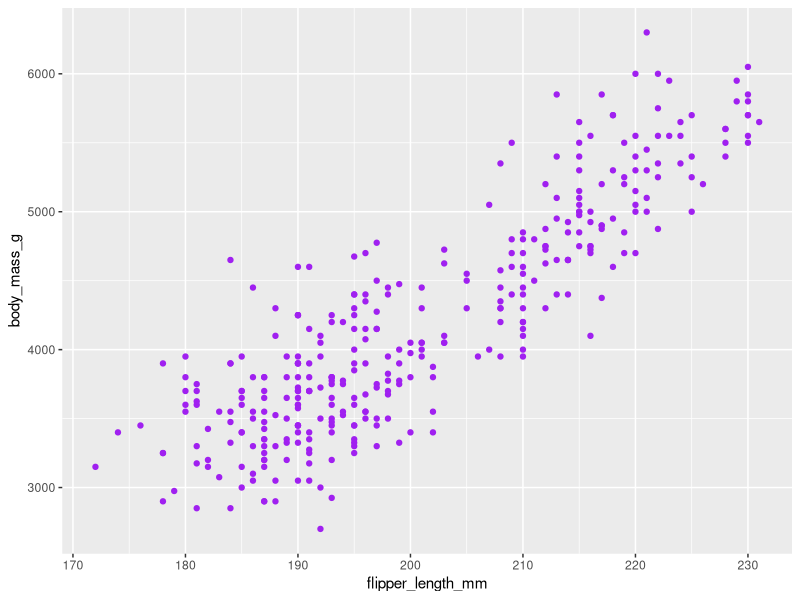
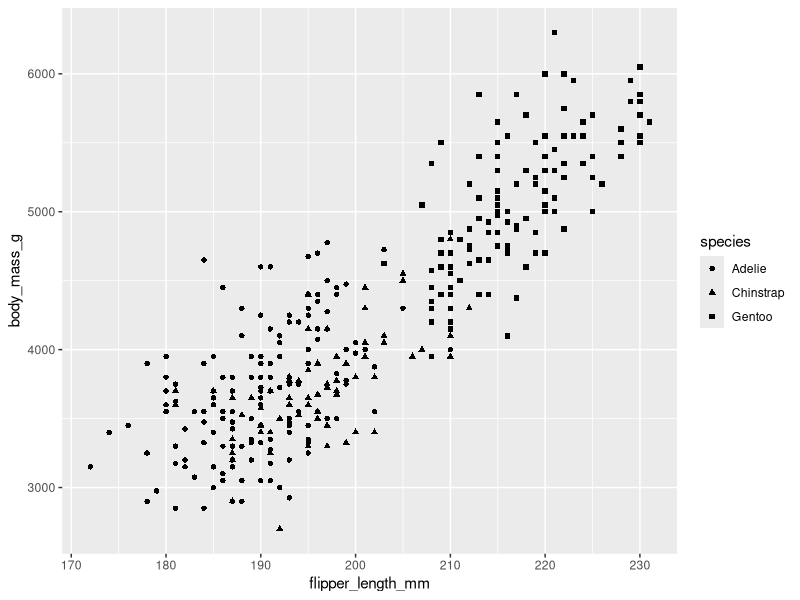
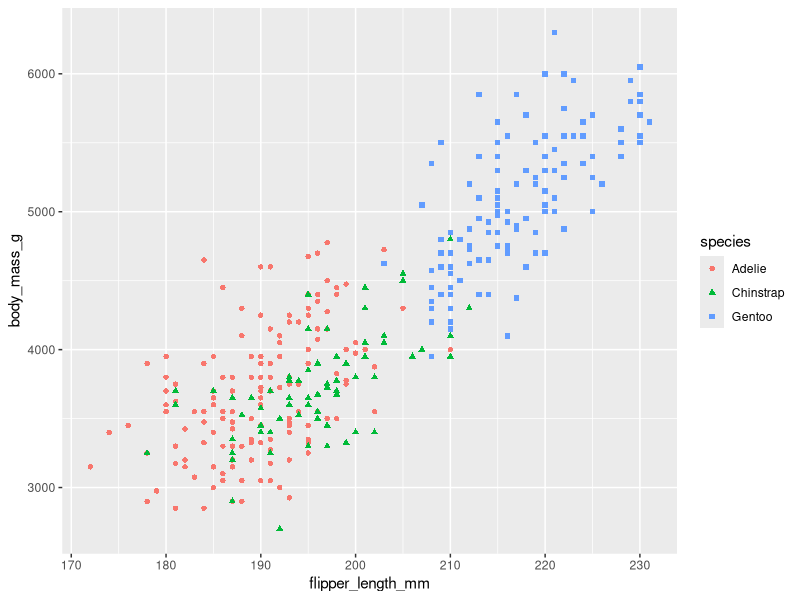
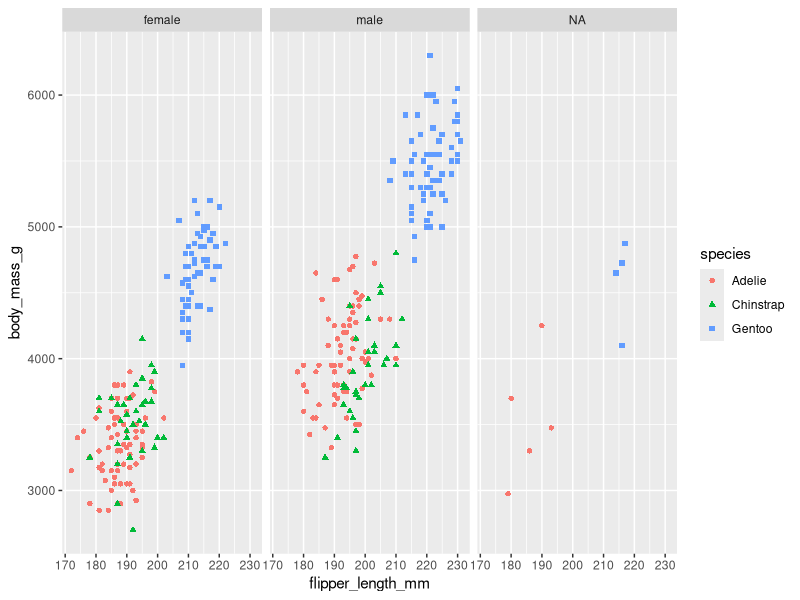

R code for these plots, in order:
## ---- chunk 1
library(tidyverse)
library(palmerpenguins)
## ---- chunk 2
ggplot(data = penguins,aes(x=flipper_length_mm, y=body_mass_g))+
  geom_point(color="purple")
## ---- chunk 3
ggplot(data = penguins, aes(x=flipper_length_mm, y=body_mass_g))+
  geom_point(aes(shape=species))

ggplot(data = penguins,aes(x=flipper_length_mm,y=body_mass_g))+
  geom_point(aes(shape=species,color=species))
## ---- chunk 4
ggplot(data = penguins,aes(x=flipper_length_mm, y=body_mass_g))+
  geom_point(aes(color=species,
                 shape=species))+
  facet_wrap(~sex)
